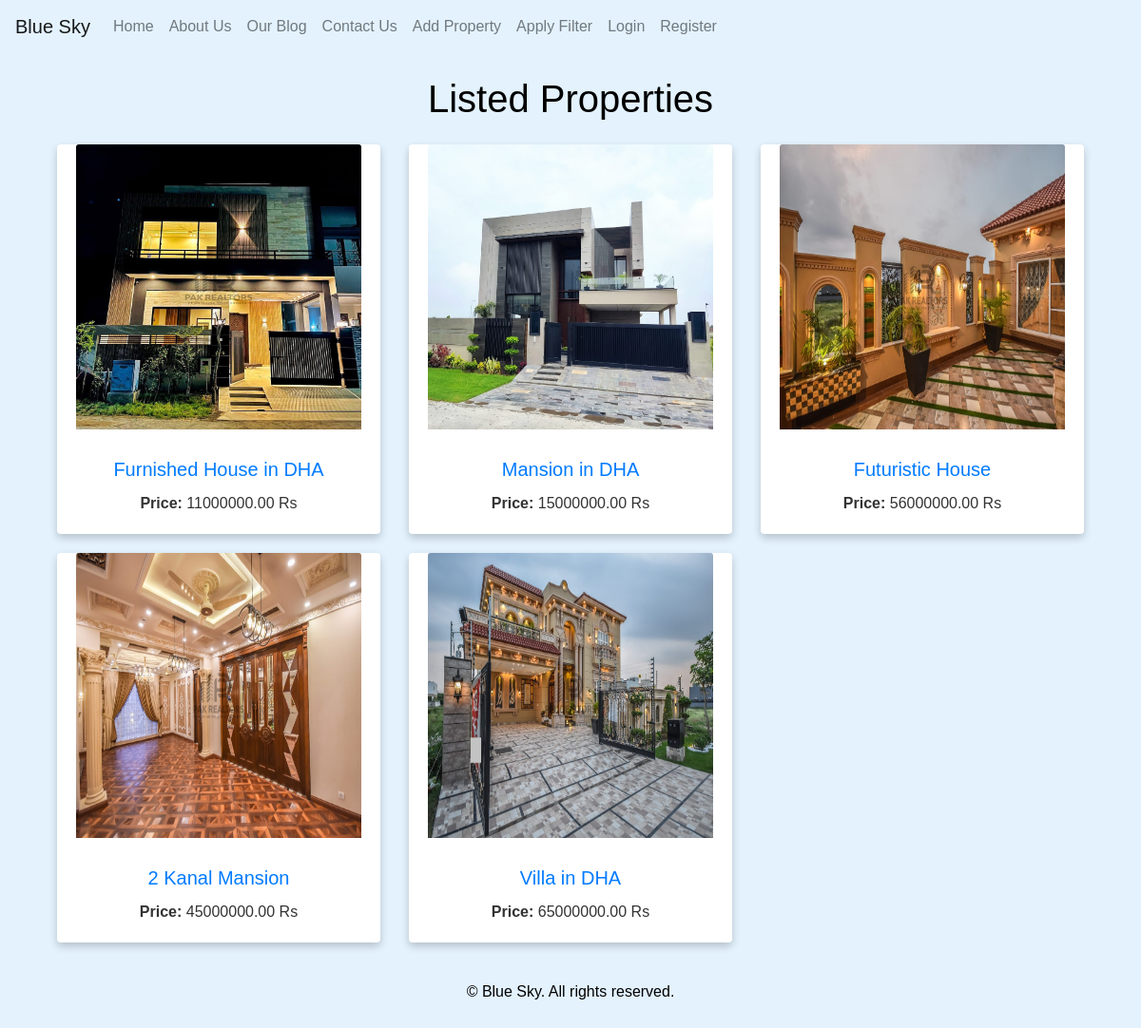
The page / on the database its author committed.
### myapp/models.py (models this page shows, shortened)
class Property(models.Model):
    title = models.CharField(max_length=200)
    description = models.TextField()
    image = models.ImageField(null=True, blank=True)
    property_type = models.ForeignKey(PropertyType, on_delete=models.CASCADE)
    city = models.ForeignKey(City, on_delete=models.CASCADE)
    price = models.DecimalField(max_digits=10 , decimal_places=2)
    bedrooms = models.PositiveIntegerField()
    bathrooms = models.PositiveIntegerField()
    area = models.IntegerField()  # in square feet
    agent = models.ForeignKey(User, on_delete=models.CASCADE)
    created_at = models.DateTimeField(auto_now_add=True)
    status = models.ForeignKey(PropertyStatus, on_delete=models.CASCADE)
    class Meta:
        verbose_name_plural="property"

### myapp/views.py (the view)
# urls.py: path("" , views.property_list , name='property_list'),
def property_list(request):
    properties = Property.objects.all()
    filter_form = PropertyFilterForm(request.GET)
    min_price = request.GET.get('min_price')
    max_price = request.GET.get('max_price')
    property_type = request.GET.get('property_type')
    location = request.GET.get('location')
    if min_price:
        properties = properties.filter(price__gte=min_price)
    if max_price:
        properties = properties.filter(price__lte=max_price)
    if location:
        properties = properties.filter(city=location)
    if property_type:
        properties = properties.filter(property_type=property_type)
    context = {
        'properties': properties,
        'filter_form': filter_form,
    }
    return render(request, 'myapp/property_list.html', context)

### myapp/templates/myapp/property_list.html
{% extends 'myapp/base.html' %}
{% block content %}
<div class="container">
  <h1 class="my-4">Listed Properties</h1>
  <div class="row mt-4">
    {% for property in properties %}
      <div class="col-md-4">
        <div class="card">
          <a href="{% url 'myapp:property_detail' property.id %}">
            <img class="card-img-top" src="{{ property.image.url }}" alt="{{ property.title }}" style="width: 300px; height: 300px;">
          </a>
          <div class="card-body">
            <h5 class="card-title">
              <a href="{% url 'myapp:property_detail' property.id %}" style="color: #007bff; text-decoration: none;">
                {{ property.title }}
              </a>
            </h5>
            <p class="card-text" style="color: #333;"><strong>Price:</strong> {{ property.price }} Rs</p>
          </div>
        </div>
      </div>
    {% endfor %}
  </div>
</div>
{% endblock %}

### myapp/templates/myapp/base.html (shortened to what this page needs)
{% load static %}
<!DOCTYPE html>
<html lang="en">
    <head>
        <link href="https://maxcdn.bootstrapcdn.com/bootstrap/4.5.2/css/bootstrap.min.css" rel="stylesheet" />
    </head>
    <body>
        <nav class="navbar navbar-light navbar-expand-lg" style="background-color: #e3f2fd;">
            <a class="navbar-brand" href="/">Blue Sky</a>
            <div class="collapse navbar-collapse" id="navbarNav">
                <ul class="navbar-nav mr-auto">
                    <li class="nav-item">
                        <a class="nav-link" href="/">Home</a>
                    </li>
                    <li class="nav-item">
                        <a class="nav-link" href="{% url 'myapp:about' %}">About Us</a>
                    </li>
                    <li class="nav-item">
                        <a class="nav-link" href="{% url 'blog:post_list' %}">Our Blog</a>
                    </li>
                    <li class="nav-item">
                        <a class="nav-link" href="{% url 'myapp:contact' %}">Contact Us</a>
                    </li>
                    <li class="nav-item">
                        <a class="nav-link" href="{% url 'myapp:addnewproperty' %}">Add Property</a>
                    </li>
                    <li class="nav-item">
                        <a class="nav-link" href="{% url 'myapp:filter' %}">Apply Filter</a>
                    </li>
                    {% if user.is_authenticated %}
                    <li class="nav-item dropdown">
                        <a class="nav-link dropdown-toggle" href="#" id="navbarDropdown" role="button" data-toggle="dropdown" aria-haspopup="true" aria-expanded="false" style="margin-left: 570px;">
                            My Account
                        </a>
                        <div class="dropdown-menu dropdown-menu-right" aria-labelledby="navbarDropdown">
                            <a class="dropdown-item" href="{% url 'social:dashboard' %}">Dashboard</a>
                            <a class="dropdown-item" href="{% url 'myapp:addnewagent' %}">Join as an agent</a>
                            <a class="dropdown-item" href="{% url 'password_change' %}">Change Password</a>
                            <a class="dropdown-item" href="{% url 'myapp:Delete_account' %}">Delete user</a>
                            <a class="dropdown-item" href="{% url 'accounts:logedout' %}">Logout</a>
                        </div>
                    </li>
                    {% else %}
                    <li class="nav-item">
                        <a class="nav-link" href="{% url 'accounts:logedin' %}">Login</a>
                    </li>
                    <li class="nav-item">
                        <a class="nav-link" href="{% url 'accounts:Register' %}">Register</a>
                    </li>
                    {% endif %}
                </ul>
            </div>
        </nav>
        <div class="container mt-4">{% block content %} {% endblock %}</div>
        <footer class="mt-4 fixed-bottom">
            <div class="container text-center">
                <p>&copy; {{ year }}Blue Sky. All rights reserved.</p>
            </div>
        </footer>
    </body>
</html>

### myapp/templates/myapp/base.html (style rules this page uses)
body { text-align: center; margin-bottom: 70px; font-family: 'Montserrat', sans-serif; background-color: #e3f2fd; color: black; }
footer { position:static; bottom: 0; left: 0; right: 0; background-color: #e3f2fd; color: black; text-align: center; padding: 10px 0; }
img { max-width: 100%; height: auto; }
.card { border: none; box-shadow: 0 4px 8px rgba(0, 0, 0, 0.2); margin-bottom: 20px; }
.card-img-top { width: 100%; height: auto; }
.card-title { margin-top: 10px; font-size: 1.25rem; }

### rows shown on the page
Property: image (picture), title "Furnished House in DHA", price "11000000.00"
Property: image (picture), title "Mansion in DHA", price "15000000.00"
Property: image (picture), title "Futuristic House", price "56000000.00"
Property: image (picture), title "2 Kanal Mansion", price "45000000.00"
Property: image (picture), title "Villa in DHA", price "65000000.00"
